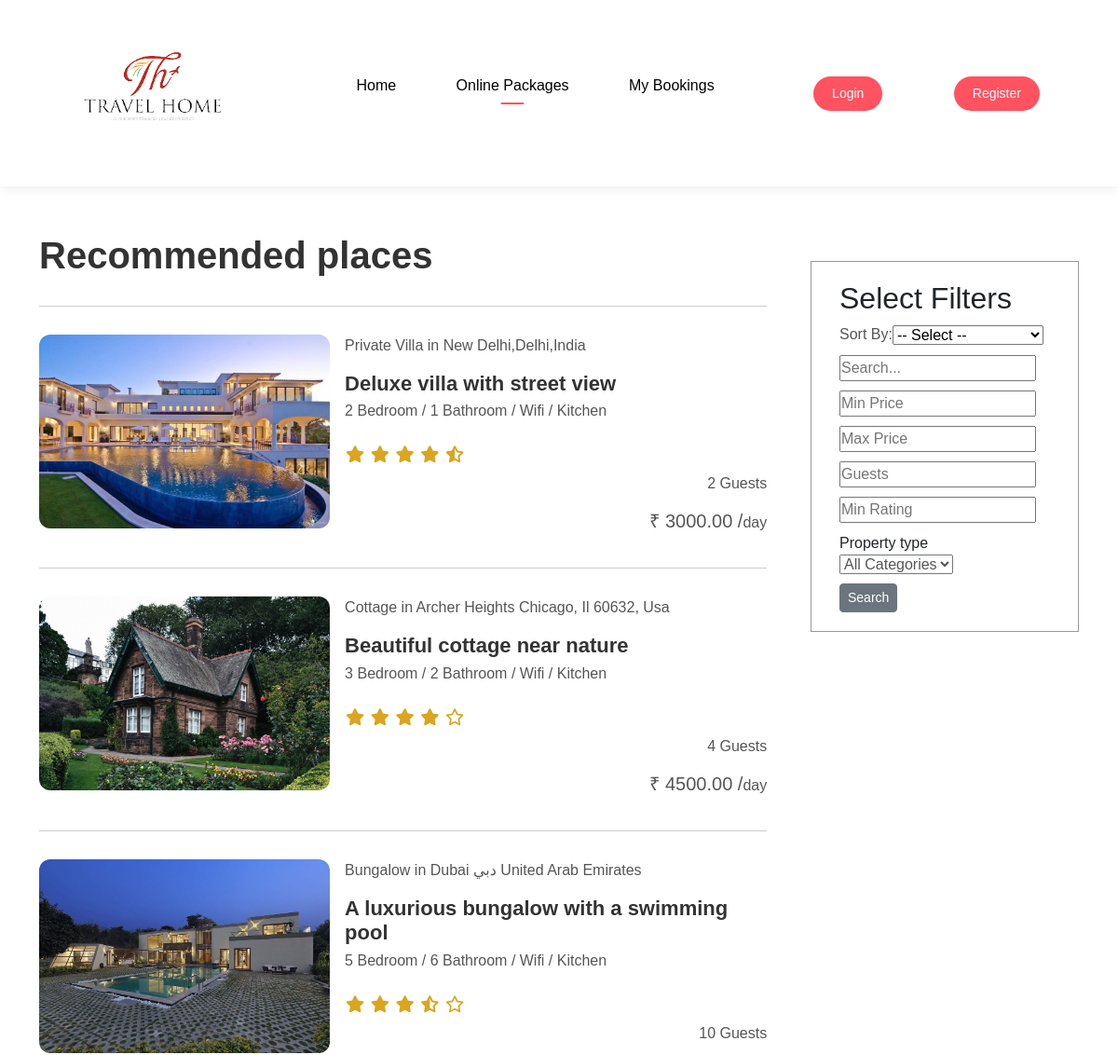
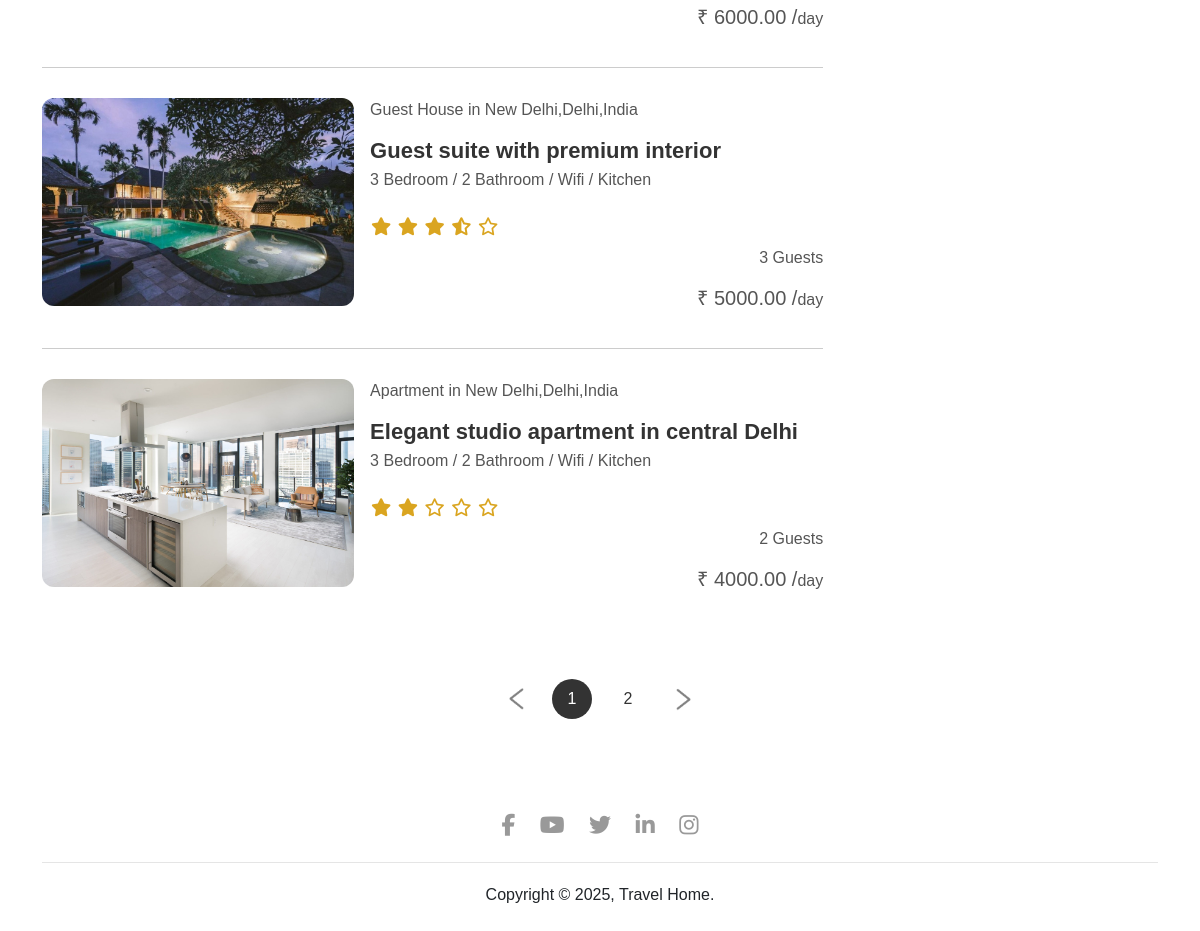
The page /listing/ on the database its author committed (2 pictures, top to bottom).
### properties/models.py (models this page shows, shortened)
class Property(models.Model):
    user = models.ForeignKey(User, on_delete=models.CASCADE)
    owner=models.CharField(max_length=50)
    owner_pic=models.ImageField(upload_to="owner/")
    name = models.CharField(max_length=100)
    location = models.CharField(max_length=100)
    location_embed = models.TextField(blank=True, null=True)
    description = models.TextField()
    property_type = models.CharField(max_length=50)
    price_per_day = models.DecimalField(max_digits=10, decimal_places=2)
    bedrooms = models.PositiveIntegerField()
    bathrooms = models.PositiveIntegerField()
    max_guests = models.PositiveIntegerField()
    image = models.ImageField(upload_to="properties/")
    rating = models.FloatField(default=0.0)
    reviews=models.PositiveIntegerField(default=0)

### properties/views.py (the view, shortened to what this page needs)
# urls.py: path('listing/', views.listing, name='listing'),
def listing(request):
    properties = Property.objects.all()
    query = request.GET.get('q')
    min_price = request.GET.get('min_price')
    max_price = request.GET.get('max_price')
    guests = request.GET.get('guests')
    min_rating = request.GET.get('min_rating')
    category = request.GET.get('category')
    categories = Property.objects.values_list('property_type', flat=True).distinct()
    loc_q = request.GET.get('loc_q', '')
    gue_q = request.GET.get('gue_q', '')
    sort_by = request.GET.get('sort_by')
    if query:
        properties = properties.filter(
        Q(name__icontains=query) |
        Q(description__icontains=query) |
        Q(location__icontains=query)
    )
    if min_price:
        properties = properties.filter(price_per_day__gte=min_price)
    if max_price:
        properties = properties.filter(price_per_day__lte=max_price)
    if guests:
        properties = properties.filter(max_guests__gte=guests)
    if min_rating:
        properties = properties.filter(rating__gte=min_rating)
    if category:
        properties = properties.filter(property_type=category)
    if sort_by == 'price_asc':
        properties = properties.order_by('price_per_day')
    elif sort_by == 'price_desc':
        properties = properties.order_by('-price_per_day')
    elif sort_by == 'rating_desc':
        properties = properties.order_by('-rating')
    elif sort_by == 'rating_asc':
        properties = properties.order_by('rating')
    for prop in properties:
        rating = prop.rating or 0
        full = int(floor(rating))
        half = 1 if rating - full >= 0.5 else 0
        empty = 5 - full - half
        prop.star_data = {
            'full': range(full),
            'half': range(half),
            'empty': range(empty)
        }
    paginator = Paginator(properties, 5)
    page_number = request.GET.get('page')
    page_obj = paginator.get_page(page_number)
    return render(request, 'listing.html', {'properties': page_obj,'categories': categories,'loc_q': loc_q})

### templates/listing.html (shortened to what this page needs)
{% load static %}
<!DOCTYPE html>
<html>
<head>
    <link rel="stylesheet" href="{% static '/style.css' %}">
    <link href="https://cdn.jsdelivr.net/npm/bootstrap@5.2.3/dist/css/bootstrap.min.css" rel="stylesheet"
>
</head>
<body>
    {% include "navbar.html" %}
    <div class="container">
        <div class="list-container">
            <div class="left-col">
                {% if loc_q  %}
                <p>Showing results for "<strong>{{ loc_q }}</strong>"</p>
                {% if properties %}
                <h1>Recommended places in {{ loc_q }}</h1>
                {% endif %}
                {%else%}
                <h1>Recommended places</h1>
                {% endif %}
                {% if properties %}
                {% for property in properties %}
                <div class="house">
                    <div class="house-img">
                        <img src="{{ property.image.url }}" alt="{{ property.name }}">
                    </div>
                    <div class="house-info">
                        <a href="/property/{{ property.id }}">
                            <p>{{ property.property_type }} in {{ property.location }}</p>
                            <h3>{{ property.description }}</h3>
                            <p>{{ property.bedrooms }} Bedroom / {{ property.bathrooms }} Bathroom / Wifi / Kitchen</p>
                        </a>
                        <div>
                            <div class="star-rating">
                                {% for _ in property.star_data.full %}
                                <i class="fa-solid fa-star"></i>
                                {% endfor %}
                                {% for _ in property.star_data.half %}
                                <i class="fa-solid fa-star-half-stroke"></i>
                                {% endfor %}
                                {% for _ in property.star_data.empty %}
                                <i class="fa-regular fa-star"></i>
                                {% endfor %}
                            </div>
                        </div>
                        <div class="house-price">
                            <p>{{ property.max_guests }} Guests</p>
                            <h4>₹ {{ property.price_per_day }} /<span>day</span></h4>
                        </div>
                    </div>
                </div>
                {% endfor %}
                {%else%}
                <p class="no-bookings">No Properties Available</p>
                {% endif %}
            </div>
            <div class="right-col">
                <div class="sidebar">
                    <form method="GET" action="{% url 'listing' %}" class="filter-form">
                        <h2>Select Filters</h2>
                        <div class="filter">
                            <label for="sort_by">Sort By:</label>
                            <select name="sort_by" id="sort_by" onchange="this.form.submit()">
                                <option value="">-- Select --</option>
                            </select>
                        </div>
                        <div class="filter">
                            <input type="text" name="q" placeholder="Search..." value="{{ request.GET.q }}">
                        </div>
                        <div class="filter">
                            <input type="number" name="min_price" placeholder="Min Price"
                                value="{{ request.GET.min_price }}">
                        </div>
                        <div class="filter">
                            <input type="number" name="max_price" placeholder="Max Price"
                                value="{{ request.GET.max_price }}">
                        </div>
                        <div class="filter">
                            <input type="number" name="guests" placeholder="Guests" value="{{ request.GET.guests }}">
                        </div>
                        <div class="filter">
                            <input type="number" name="min_rating" placeholder="Min Rating"
                                value="{{ request.GET.min_rating }}" step="0.1">
                        </div>
                        <label for="category">Property type</label>
                        <select name="category" class="filter">
                            <option value="">All Categories</option>
                        </select>
                        <button type="submit" class="btn btn-secondary btn-sm">Search</button>
                    </form>
                </div>
            </div>
        </div>
        <div class="pagination">
            {% if properties.has_previous %}
            <a href="?page={{ properties.previous_page_number }}"><img src="/static/images/arrow.png"></a>
            {%else%}
            <a href="#"><img src="/static/images/arrow.png"></a>
            {%endif%}
            {% for num in properties.paginator.page_range %}
            {% if properties.number == num %}
                    <a class="pagenum current" href="?page={{ num }}">{{ num }}</a>
            {% else %}
                    <a class="pagenum" href="?page={{ num }}">{{ num }}</a>
            {% endif %}
            {% endfor %}
            {% if properties.has_next %}
            <a href="?page={{ properties.next_page_number }}"> <img src="/static/images/arrow.png" class="right-arrow"></a>
            {%else%}
            <a href="#"><img src="/static/images/arrow.png" class="right-arrow"></a>
            {%endif%}
        </div>
    </div>
    {% include "footer.html" %}
</body>
</html>

### static/style.css (style rules this page uses)
* { margin: 0; padding: 0; box-sizing: border-box; font-family: 'poppins', sans-serif; }
.container { padding: 0 7%; }
.list-container { margin-top: 50px; display: flex; flex-wrap: wrap; justify-content: space-between; }
.left-col { flex-basis: 70%; }
.right-col { flex-basis: 25%; }
.left-col h1 { color: #333; font-weight: 600; margin-bottom: 30px; }
.house { display: flex; justify-content: space-between; flex-wrap: wrap; padding: 30px 0; border-top: 1px solid #ccc; }
.house-img { flex-basis: 40%; }
.house-info { flex-basis: 58%; color: #555; }
.house-info a { text-decoration: none; }
.house-info a p { color:#555; }
.house-img img { width: 100%; border-radius: 12px; }
.house-info h3 { font-weight: 600; color: #333; font-size: 22px; margin: 4px 0; }
.house-info i { color: goldenrod; font-size: 18px; margin: 10px 1px; }
.house-price { text-align: right; }
.house-price h4 { font-size: 20px; }
.house-price h4 span { font-size: 16px; font-weight: 500; }
.sidebar { border: 1px solid #999; padding: 20px 30px; margin-top: 30px; }
.sidebar h2 { font-weight: 500; }
.filter { display: flex; align-items: center; color: #555; margin-bottom: 10px; }
.filter input { margin-right: 15px; cursor: pointer; }
.pagination { display: flex; align-items: center; justify-content: center; margin: 40px 0; }
.pagination img { width: 15px; margin: 10px 20px; }
.right-arrow { transform: rotate(180deg); }
.pagenum { margin: 10px 8px; width: 40px; height: 40px; line-height: 40px; text-align: center; border-radius: 50%; cursor: pointer; }
.pagination .current { background: #333; color: #fff; }
.pagination a { text-decoration: none; color: #333; }
h2 { margin-bottom: 10px; }

### rows shown on the page
Property: image (picture), property_type "Private Villa", location "New Delhi,Delhi,India", description "Deluxe villa with street view", bedrooms "2", bathrooms "1", max_guests "2", price_per_day "3000.00"
Property: image (picture), property_type "Cottage", location "Archer Heights Chicago, Il 60632, Usa", description "Beautiful cottage near nature", bedrooms "3", bathrooms "2", max_guests "4", price_per_day "4500.00"
Property: image (picture), property_type "Bungalow", location "Dubai دبي United Arab Emirates", description "A luxurious bungalow with a swimming pool", bedrooms "5", bathrooms "6", max_guests "10", price_per_day "6000.00"
Property: image (picture), property_type "Guest House", location "New Delhi,Delhi,India", description "Guest suite with premium interior", bedrooms "3", bathrooms "2", max_guests "3", price_per_day "5000.00"
Property: image (picture), property_type "Apartment", location "New Delhi,Delhi,India", description "Elegant studio apartment in central Delhi", bedrooms "3", bathrooms "2", max_guests "2", price_per_day "4000.00"

### other values the page prints
{{ num }} "1"
{{ num }} "2"
